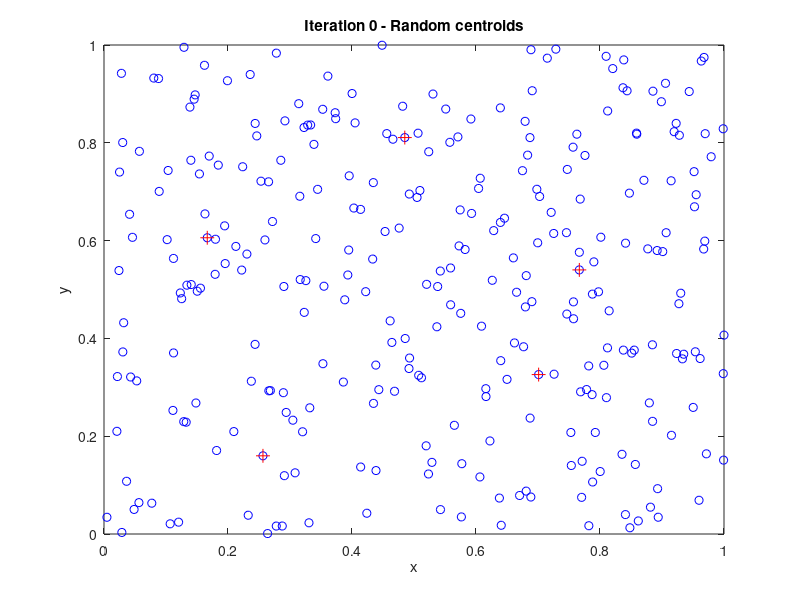

MATLAB code for this plot: (Note: this script raises an error after producing the figure.)
clear all
close all
clc


% *************************************************************************
% *************************************************************************

% Data - Generate random 2-D points
% Define N, K, epsilon_thr
N = 300;
K = 5;
epsilon_thr = 0.005;


% Ns = [2, 3, 5] * 10;
% means = [0.5, 1, 1.5];
% stds = [0.3, 0.4, 0.5];
% N = sum(Ns);
% LEN = length(Ns);
% [x, y] = generatePoints(Ns, means, stds);
x = rand(1, N);
y = rand(1, N);
points = [x; y];
colors1 = ["green", "blue", "yellow", "magenta", "cyan", "black"];
colors2 = zeros(K, 3);
for k = 1 : K
    colors2(k, :) = [rand, rand, rand];
end

colors = [];
if K <= length(colors1)
    colors = colors1;
else
    colors = colors2;
end



% *************************************************************************
% *************************************************************************

% Algorithm's Initialization
min_x = min(x);
max_x = max(x);
min_y = min(y);
max_y = max(y);
% Initialize the centroids as some points of the dataset
z = floor(linspace(1, N, K));
centroids = zeros(2, K);
for k = 1 : K
    centroids(1, k) = points(1, z(k));
    centroids(2, k) = points(2, z(k));
end

figure();
plot(x, y, 'bo');
title("Iteration 0 - Random centroids");
xlabel("x");
ylabel("y");
hold on
plot(centroids(1, :), centroids(2, :), 'r+', 'MarkerSize', 10);



% *************************************************************************
% *************************************************************************

% Generate 2 useful matrices: 'distances' = K x N, where K = # of centroids
% and N = # of points, so each column 'j' contains the distance of j-th
% point with each of the k centroids
distances = zeros(K, N);
% And 'groups' = 1 x N, where each element is 1, 2, ..., or 'K' and shows
% to which group-centroid the element belongs
groups = zeros(1, N);

% First, I have to calculate the distances matrix between the existing
% centroids and the given random points
for n = 1 : N
    point = points(:, n);
    for k = 1 : K
        centroid = centroids(:, k);
        distances(k, n) = distance(centroid, point);
    end
    % After the completion of n-th column, I can determine the index of
    % centroid this item belongs to
    column = distances(:, n);
    [MIN, index] = min(column);
    groups(n) = index;
end
display('***********************************************************');
round = 0;
disp("        Iteration " + num2str(round));
centroids
size(centroids);
% disp("Centroids = " + mat2str(centroids));
display(' ');
display(' ');
groups;






% *************************************************************************
% *************************************************************************

% Iterations with for-loop
MAX_ROUND = 30;
initial_centroids = centroids;
epsilon = Inf;
round = 1;

while round <= MAX_ROUND && epsilon > epsilon_thr
    
    initial_centroids = centroids;
    centroids = zeros(2, K);
    display('***********************************************************');
    disp("        Iteration " + num2str(round));
    round;
    points_around_centroid = zeros(1, K);
    coord_around_centroid = zeros(2, K);
    % This vector will contain the indeces of points that belong to centroid 'k'
    % I have to find out the new centroids based on the 'groups' vector
    for n = 1 : N
        points_around_centroid(groups(n)) = points_around_centroid(groups(n)) + 1;
        coord_around_centroid(1, groups(n)) = coord_around_centroid(1, groups(n)) + points(1, n);
        coord_around_centroid(2, groups(n)) = coord_around_centroid(2, groups(n)) + points(2, n);
    end
    points_around_centroid;
    coord_around_centroid;
    % Now, my 2 vectors contain for each 'k': the sum of coordinates of the
    % points around this k-th centroid and the number of these points
    for k = 1 : K
        centroids(1, k) = coord_around_centroid(1, k) / points_around_centroid(k);
        centroids(2, k) = coord_around_centroid(2, k) / points_around_centroid(k);
    end
    centroids;
    % Maybe in some iterations a centroid has no corresponding points
    % around it, so:
    for k = 1 : K
        if isnan(centroids(1, k)) == 1 || isnan(centroids(2, k)) == 1
            disp("NaN for centroid " + num2str(k));
            centroids(1, k) = points(1, floor(N/2));
            centroids(2, k) = points(2, floor(N/2));
        end
    end
    centroids
    size(centroids);
    
    
    
   
    
    
    
    
    % Now, new centroids have determined - Update 'distances', 'groups'
    for n = 1 : N
        point = points(:, n);
        for k = 1 : K
            centroid = centroids(:, k);
            distances(k, n) = distance(centroid, point);
        end
        column = distances(:, n);
        [MIN, index] = min(column);
        groups(n) = index;
    end
    
    
    
    
    
    figure();
    for n = 1 : N
        cluster_k = groups(n);
        if K <= length(colors1)
            plot(points(1, n), points(2, n), 'o', 'Color', colors1(cluster_k));
        else
            plot(points(1, n), points(2, n), 'o', 'Color', colors2(cluster_k, :));
        end
        hold on
    end
    plot(centroids(1, :), centroids(2, :),  'r+', 'MarkerSize', 10);
    title("Iteration " + num2str(round));
    hold on
    epsilon = error(initial_centroids, centroids)
    round = round + 1;
    % disp("Centroids = " + mat2str(centroids));
    display('***********************************************************');
    display(' ');
    display(' ');
    
end


voronoi(centroids(1, :), centroids(2, :));





% *************************************************************************
% *************************************************************************

% Auxiliary Functions
function plot_spots(x, y, TITLE)
    figure();
    plot(x, y, 'bo');
    title(TITLE);
    xlabel("x");
    ylabel("y");
end

function [x, y] = generatePoints(Ns, means, stds)
    if length(Ns) ~= length(means) || length(Ns) ~= length(stds) || length(means) ~= length(stds)
        x = linspace(0, 3, 4);
        y = linspace(0, 3, 4);
        display('Error');
    end
    x = [];
    y = [];
    for i = 1 : length(Ns)
        temp_x = rand(1, Ns(i)) * stds(i) + means(i);
        temp_y = rand(1, Ns(i)) * stds(i) + means(i);
        x = [x temp_x];
        y = [y temp_y];
    end
end


function d = distance(p1, p2)
    % p1 = [2 3]'    p2 = [1 4]'
    d = sqrt((p1(1) - p2(1))^2 + (p1(2) - p2(2))^2);
end

function epsilon = error(a, b)
    % a, b = 2 x K
    epsilon = norm(a - b);
end

